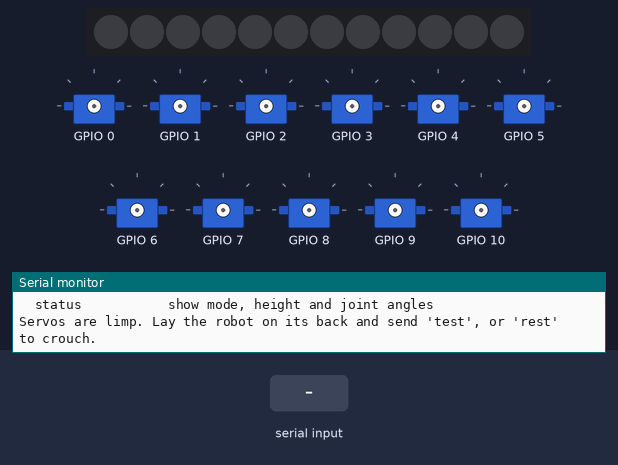
A sketch run on a simulated Seeed XIAO ESP32-S3. Parts: 12 RGB LEDs in strip order, left to right, 11 × servo, the last lines printed to the serial monitor. Wiring (inferred from the names in the program): PCA9685 PWM driver at I2C address 0x40. The test bench sets the inputs (shaded band). Servo pulses on a pin are drawn as a servo (544–2400 µs = 0–180°).

Above: at 1.5 s.
1.6 s: "stand 150\n" received over Serial
At 3.7 s:
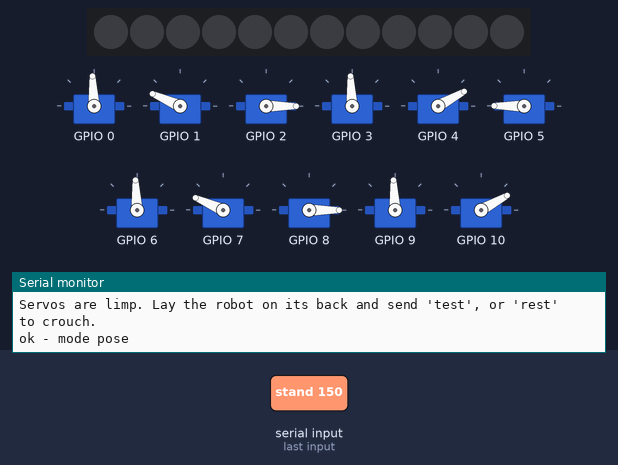
4.1 s: "test 1\n" received over Serial
At 5.01 s:
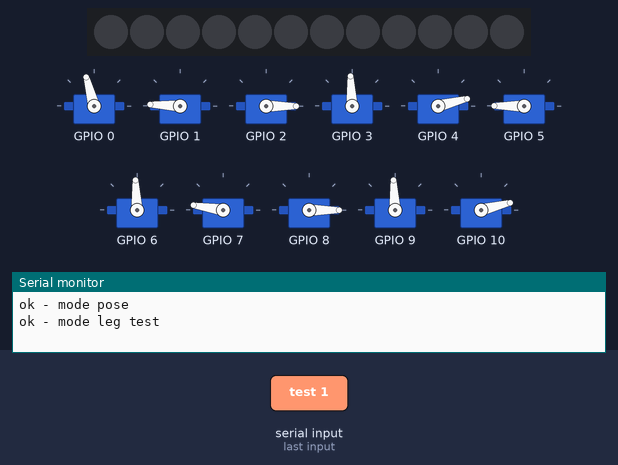
5.9 s: "sway\n" received over Serial
At 6.53 s:
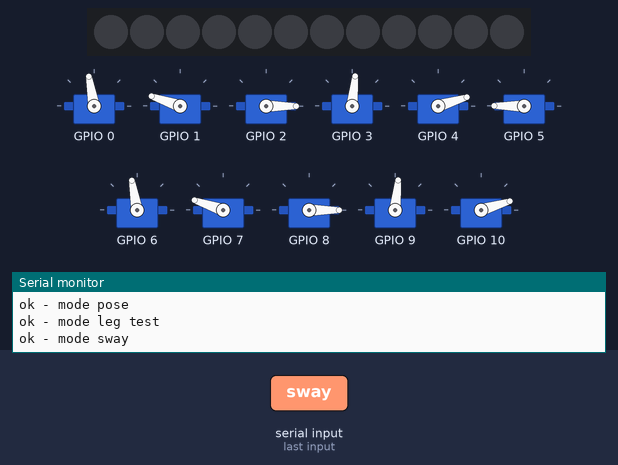
8.6 s: "step\n" received over Serial
10.3 s: "help 1\n" received over Serial
13.3 s: "relax 1\n" received over Serial
At 14.4 s:
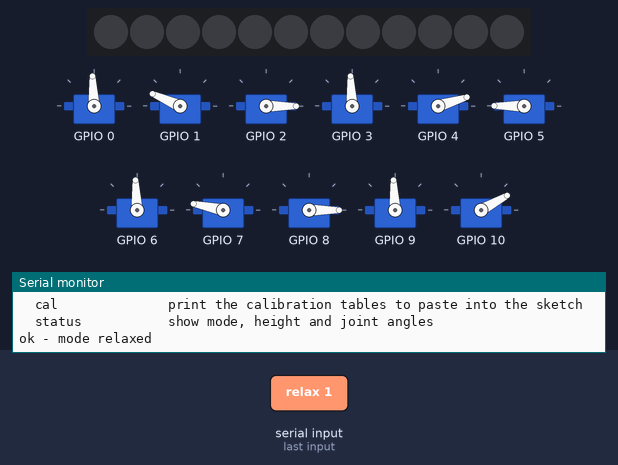
Timing chart, 0 to 15.8 s (numbered marks = the images above; inputs shaded):
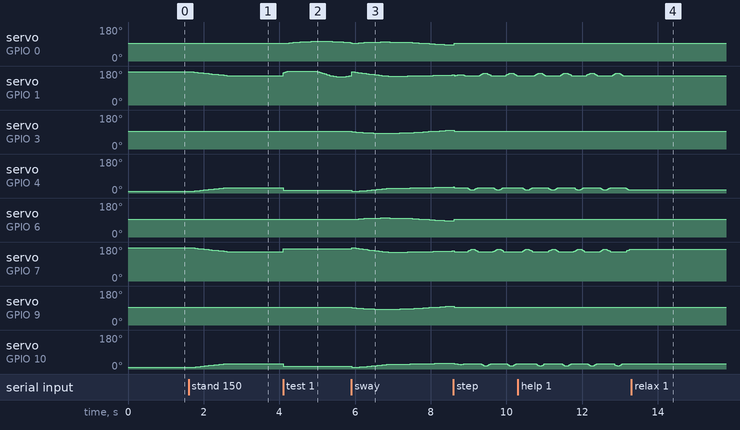

The sketch:

servo_controller.ino
```cpp
// AgriBot servo controller: drives the 12 MG996R servos of the printed quadruped
// through a PCA9685 16-channel PWM board, using the same leg inverse kinematics
// and diagonal trot as the MuJoCo simulation (simulation/gait.py).
//
// Board: any ESP32 (XIAO ESP32-S3 included) or Arduino with I2C. The PCA9685 is
// at address 0x40 on the default SDA/SCL pins. Servos are powered from their own
// 6 V supply into the PCA9685's V+ terminal - never from the microcontroller.
//
// Control is by text commands over USB serial at 115200 baud (newline ending).
// Type "help" for the list. On power-up the servos stay limp until you send a
// command, so the robot never jumps on boot.

#include <Wire.h>
#include <math.h>

// Types first: the Arduino builder puts function prototypes above the first function.
struct Angles { float abd, hip, knee; };
enum Mode { RELAX, POSE, TEST, SWAY, TROT, JOG };

// ---------------------------------------------------------------- geometry (m)
// Measured from the printed chassis - identical to simulation/model.py.
const float HIP_X = 0.070f, HIP_Y = 0.039f;   // abduction joints: 140 x 78 mm spacing
const float L0 = 0.060f;                      // shoulder (abduction) offset
const float L1 = 0.111f;                      // femur
const float L2 = 0.125f;                      // tibia

enum Leg { FL, FR, RL, RR };
const char *LEG_NAME[4] = {"FL", "FR", "RL", "RR"};
const int FORE[4] = {1, 1, -1, -1};           // +1 front legs, -1 rear legs
const int SIDE[4] = {1, -1, 1, -1};           // +1 left legs, -1 right legs
const float PHASE[4] = {0.0f, 0.5f, 0.5f, 0.0f};  // trot: FL+RR together, FR+RL together
const char *JOINT_NAME[3] = {"abd", "hip", "knee"};

// ---------------------------------------------------------------- wiring and calibration
// PCA9685 channel for each joint, [leg][abd, hip, knee]. Change to match your wiring.
uint8_t CH[4][3] = {{0, 1, 2}, {3, 4, 5}, {6, 7, 8}, {9, 10, 11}};

// Pulse in microseconds that puts each joint at the model's ZERO angle:
// abduction with the leg vertical, thigh and shank pointing straight down.
// Start at 1500 and set each one with the "jog" and "trim" commands, then paste
// the table printed by "cal" back here.
int NEUTRAL_US[4][3] = {{1500, 1500, 1500}, {1500, 1500, 1500},
                        {1500, 1500, 1500}, {1500, 1500, 1500}};

// +1 or -1: which way each servo turns for a positive model angle. Positive
// abduction swings the foot to the robot's left, positive hip swings it backward,
// and knees bend to negative angles. Mirrored legs usually need opposite signs.
// Check each joint with "jog" and fix with "flip".
int8_t DIR[4][3] = {{1, 1, 1}, {-1, -1, -1}, {1, 1, 1}, {-1, -1, -1}};

const float US_PER_DEG = 2000.0f / 180.0f;    // MG996R: ~500-2500 us over ~180 deg
const int PULSE_MIN_US = 500, PULSE_MAX_US = 2500;

// Joint limits in radians (same ranges as the simulation's joints).
const float LIM_LO[3] = {-0.6f, -1.7f, -2.75f};
const float LIM_HI[3] = {0.6f, 1.7f, 0.0f};

// ---------------------------------------------------------------- motion settings
const float CTRL_HZ = 50.0f;                  // servo update rate (one PWM period)
const float CTRL_DT = 1.0f / CTRL_HZ;
const float REST_HEIGHT = 0.100f;             // crouched body height (hip to foot), m
float standHeight = 0.180f;                   // standing height, m (as in the simulation)
float stepHeight = 0.030f;                    // foot lift in swing, m
float gaitFreq = 1.5f;                        // steps per second (simulation used 2.0)
float duty = 0.6f;                            // fraction of the cycle a foot is on the ground
// The knees-back legs put the centre of mass ~12 mm behind the body centre, so
// feet are placed around it (the simulation's key finding). Tune with "com".
float comX = -0.012f, comY = 0.0f;

// ---------------------------------------------------------------- PCA9685 driver
const uint8_t PCA_ADDR = 0x40;
const float PCA_OSC_HZ = 25000000.0f;         // internal oscillator; a few % off on some boards

void pcaWrite(uint8_t reg, uint8_t value) {
  Wire.beginTransmission(PCA_ADDR);
  Wire.write(reg);
  Wire.write(value);
  Wire.endTransmission();
}

bool pcaBegin() {
  Wire.beginTransmission(PCA_ADDR);
  if (Wire.endTransmission() != 0) return false;
  uint8_t prescale = (uint8_t)lroundf(PCA_OSC_HZ / (4096.0f * CTRL_HZ)) - 1;  // 121 for 50 Hz
  pcaWrite(0x00, 0x10);                       // MODE1: sleep (prescale can only change asleep)
  pcaWrite(0xFE, prescale);
  pcaWrite(0x00, 0x20);                       // wake, register auto-increment on
  delay(1);
  pcaWrite(0x00, 0xA0);                       // restart PWM, keep auto-increment
  pcaWrite(0x01, 0x04);                       // MODE2: totem-pole outputs
  return true;
}

// Sets one channel's pulse width; 0 switches the channel fully off (servo limp).
void pcaPulse(uint8_t ch, int us) {
  Wire.beginTransmission(PCA_ADDR);
  Wire.write(0x06 + 4 * ch);                  // LEDn_ON_L
  Wire.write(0);
  Wire.write(0);                              // pulse starts at tick 0
  if (us <= 0) {
    Wire.write(0);
    Wire.write(0x10);                         // full-OFF bit
  } else {
    uint16_t ticks = (uint16_t)((uint32_t)us * 4096UL * (uint32_t)CTRL_HZ / 1000000UL);
    Wire.write(ticks & 0xFF);
    Wire.write(ticks >> 8);
  }
  Wire.endTransmission();
}

// ---------------------------------------------------------------- kinematics
float wrapPi(float a) {
  while (a > PI) a -= 2 * PI;
  while (a < -PI) a += 2 * PI;
  return a;
}

// Joint angles that put the foot at (px, py, pz), relative to the leg's abduction
// joint in the body frame (x forward, y left, z up). Port of gait.leg_ik, which
// was checked against MuJoCo's forward kinematics to below 1e-7 m.
Angles legIK(float px, float py, float pz, int side) {
  Angles a;
  float h = sqrtf(fmaxf(py * py + pz * pz - L0 * L0, 1e-9f));  // leg length in the y-z plane
  a.abd = wrapPi(atan2f(pz, py) - atan2f(-h, side * L0));
  float c = (px * px + h * h - L1 * L1 - L2 * L2) / (2 * L1 * L2);
  c = fminf(1.0f, fmaxf(-1.0f, c));
  a.knee = -acosf(c);                                          // knee behind the foot
  a.hip = atan2f(-px, h) - atan2f(L2 * sinf(a.knee), L1 + L2 * cosf(a.knee));
  return a;
}

// ---------------------------------------------------------------- servo output
float jointNow[4][3];                         // last commanded model angles (rad)
bool driving = false;                         // false = all servos limp

int pulseFor(int leg, int j, float rad) {
  rad = fminf(LIM_HI[j], fmaxf(LIM_LO[j], rad));
  int us = NEUTRAL_US[leg][j] + (int)lroundf(DIR[leg][j] * rad * (180.0f / PI) * US_PER_DEG);
  return constrain(us, PULSE_MIN_US, PULSE_MAX_US);
}

void writeJoint(int leg, int j, float rad) {
  jointNow[leg][j] = rad;
  if (driving) pcaPulse(CH[leg][j], pulseFor(leg, j, rad));
}

void writeLeg(int leg, const Angles &a) {
  writeJoint(leg, 0, a.abd);
  writeJoint(leg, 1, a.hip);
  writeJoint(leg, 2, a.knee);
}

void relaxAll() {
  driving = false;
  for (int leg = 0; leg < 4; leg++)
    for (int j = 0; j < 3; j++) pcaPulse(CH[leg][j], 0);
}

// ---------------------------------------------------------------- behaviours
Mode mode = RELAX;
float height = REST_HEIGHT, heightTarget = REST_HEIGHT;
float vCmd = 0.0f, wCmd = 0.0f;               // forward speed (m/s) and yaw rate (rad/s)
float phase = 0.0f, amp = 0.0f, modeTime = 0.0f;
int jogLeg = 0, jogJoint = 0;
float jogAngle = 0.0f;

const char *MODE_NAME[] = {"relaxed", "pose", "leg test", "sway", "trot", "jog"};

void setMode(Mode m) {
  mode = m;
  modeTime = 0.0f;
  if (m != RELAX) driving = true;
}

// Foot targets for the trot - port of gait.Trot.foot_targets (no IMU levelling).
void trotTargets(float out[4][3]) {
  amp += ((mode == TROT) ? 1.0f : -1.0f) * CTRL_DT / 0.4f;     // ramp stepping in and out
  amp = fminf(1.0f, fmaxf(0.0f, amp));
  phase = fmodf(phase + gaitFreq * CTRL_DT, 1.0f);
  float tStance = duty / gaitFreq;
  for (int leg = 0; leg < 4; leg++) {
    float fx = FORE[leg] * HIP_X, fy = SIDE[leg] * (HIP_Y + L0);  // foot's nominal spot
    float vx = vCmd - wCmd * fy, vy = wCmd * fx;                 // ground velocity at that foot
    float sx = vx * tStance * amp, sy = vy * tStance * amp;
    float p = fmodf(phase + PHASE[leg], 1.0f);
    float dx, dy, dz;
    if (p < duty) {                                              // stance: foot slides back
      float u = p / duty;
      dx = sx * (0.5f - u);
      dy = sy * (0.5f - u);
      dz = 0.0f;
    } else {                                                     // swing: lift and reach forward
      float u = (p - duty) / (1.0f - duty);
      float k = (1.0f - cosf(PI * u)) / 2.0f;
      dx = sx * (k - 0.5f);
      dy = sy * (k - 0.5f);
      dz = stepHeight * amp * sinf(PI * u);
    }
    out[leg][0] = dx + comX;
    out[leg][1] = SIDE[leg] * L0 + dy + comY;
    out[leg][2] = -height + dz;
  }
}

// One control tick: work out every joint angle for the current mode and send it.
void controlTick() {
  modeTime += CTRL_DT;
  // body height moves smoothly towards its target at 5 cm/s
  float dh = heightTarget - height, step = 0.05f * CTRL_DT;
  height += fminf(step, fmaxf(-step, dh));

  if (mode == RELAX) return;
  if (mode == JOG) {
    writeJoint(jogLeg, jogJoint, jogAngle);
    return;
  }
  if (mode == TEST) {
    // Robot on its back: each leg in turn sweeps hip, knee and abduction around
    // the crouched pose, 4 s per leg. Confirms wiring and joint directions.
    int active = ((int)(modeTime / 4.0f)) % 4;
    float s = sinf(2 * PI * modeTime / 2.0f);
    for (int leg = 0; leg < 4; leg++) {
      Angles a = legIK(0.0f, SIDE[leg] * L0, -REST_HEIGHT, SIDE[leg]);
      if (leg == active) {
        a.hip += 0.35f * s;
        a.knee += 0.35f * s;
        a.abd += 0.20f * sinf(2 * PI * modeTime / 4.0f);
      }
      writeLeg(leg, a);
    }
    return;
  }

  float targets[4][3];
  float savedComY = comY;
  if (mode == SWAY) comY = 0.020f * sinf(2 * PI * 0.25f * modeTime);  // shift weight left-right
  trotTargets(targets);
  comY = savedComY;
  for (int leg = 0; leg < 4; leg++)
    writeLeg(leg, legIK(targets[leg][0], targets[leg][1], targets[leg][2], SIDE[leg]));
}

// ---------------------------------------------------------------- serial commands
void printHelp() {
  Serial.println(F(
    "\nAgriBot servo controller - commands:\n"
    "  relax            servos off (limp)\n"
    "  rest             crouch at 100 mm\n"
    "  stand [mm]       stand up (default 180 mm, as in the simulation)\n"
    "  test             robot ON ITS BACK: sweep each leg in turn\n"
    "  sway             stand and shift weight from side to side\n"
    "  step             trot in place\n"
    "  walk [mm/s]      trot forward (default 40, max 180)\n"
    "  turn [deg/s]     trot while turning on the spot (default 15)\n"
    "  stop             stop stepping, keep standing\n"
    "  freq <Hz>        gait frequency (default 1.5)\n"
    "  lift <mm>        step height (default 30)\n"
    "  com <mm>         centre-of-mass shift along x (default -12)\n"
    "  jog <ch> <deg>   move one joint to a model angle (ch 0-11 = FL abd,hip,knee, FR..., RL..., RR...)\n"
    "  trim <ch> <us>   set the neutral pulse of a joint\n"
    "  flip <ch>        reverse a joint's direction\n"
    "  cal              print the calibration tables to paste into the sketch\n"
    "  status           show mode, height and joint angles\n"));
}

void printCalibration() {
  Serial.println(F("\n// paste over the tables at the top of servo_controller.ino"));
  Serial.print(F("int NEUTRAL_US[4][3] = {"));
  for (int leg = 0; leg < 4; leg++)
    Serial.printf("{%d, %d, %d}%s", NEUTRAL_US[leg][0], NEUTRAL_US[leg][1], NEUTRAL_US[leg][2], leg < 3 ? ", " : "};\n");
  Serial.print(F("int8_t DIR[4][3] = {"));
  for (int leg = 0; leg < 4; leg++)
    Serial.printf("{%d, %d, %d}%s", DIR[leg][0], DIR[leg][1], DIR[leg][2], leg < 3 ? ", " : "};\n");
}

void printStatus() {
  Serial.printf("mode %s, height %.0f mm (target %.0f), freq %.2f Hz, com x %.0f mm\n",
                MODE_NAME[mode], height * 1000, heightTarget * 1000, gaitFreq, comX * 1000);
  for (int leg = 0; leg < 4; leg++)
    Serial.printf("  %s  abd %6.1f  hip %6.1f  knee %6.1f deg\n", LEG_NAME[leg],
                  jointNow[leg][0] * 180 / PI, jointNow[leg][1] * 180 / PI, jointNow[leg][2] * 180 / PI);
}

bool channelToJoint(int ch, int &leg, int &j) {
  if (ch < 0 || ch > 11) { Serial.println(F("joint index must be 0-11")); return false; }
  leg = ch / 3;
  j = ch % 3;
  return true;
}

void handleCommand(String line) {
  line.trim();
  if (!line.length()) return;
  int sp = line.indexOf(' ');
  String cmd = sp < 0 ? line : line.substring(0, sp);
  String rest = sp < 0 ? "" : line.substring(sp + 1);
  rest.trim();
  float a1 = rest.toFloat();
  int sp2 = rest.indexOf(' ');
  float a2 = sp2 < 0 ? 0.0f : rest.substring(sp2 + 1).toFloat();
  bool hasArg = rest.length() > 0;

  if (cmd == "help") printHelp();
  else if (cmd == "relax") { mode = RELAX; relaxAll(); }
  else if (cmd == "rest") { heightTarget = REST_HEIGHT; vCmd = wCmd = 0; setMode(POSE); }
  else if (cmd == "stand") {
    if (hasArg) standHeight = constrain(a1, 90.0f, 225.0f) / 1000.0f;
    heightTarget = standHeight; vCmd = wCmd = 0; setMode(POSE);
  }
  else if (cmd == "test") { heightTarget = height = REST_HEIGHT; setMode(TEST); }
  else if (cmd == "sway") { heightTarget = standHeight; vCmd = wCmd = 0; setMode(SWAY); }
  else if (cmd == "step") { heightTarget = standHeight; vCmd = wCmd = 0; setMode(TROT); }
  else if (cmd == "walk") {
    vCmd = constrain(hasArg ? a1 : 40.0f, -180.0f, 180.0f) / 1000.0f;
    wCmd = 0; heightTarget = standHeight; setMode(TROT);
  }
  else if (cmd == "turn") {
    wCmd = constrain(hasArg ? a1 : 15.0f, -30.0f, 30.0f) * PI / 180.0f;
    vCmd = 0; heightTarget = standHeight; setMode(TROT);
  }
  else if (cmd == "stop") { vCmd = wCmd = 0; mode = POSE; }
  else if (cmd == "freq" && hasArg) gaitFreq = constrain(a1, 0.5f, 3.0f);
  else if (cmd == "lift" && hasArg) stepHeight = constrain(a1, 0.0f, 50.0f) / 1000.0f;
  else if (cmd == "com" && hasArg) comX = constrain(a1, -40.0f, 40.0f) / 1000.0f;
  else if (cmd == "jog" && hasArg) {
    if (channelToJoint((int)a1, jogLeg, jogJoint)) {
      jogAngle = a2 * PI / 180.0f;
      setMode(JOG);
      Serial.printf("%s %s -> %.1f deg = %d us\n", LEG_NAME[jogLeg], JOINT_NAME[jogJoint], a2,
                    pulseFor(jogLeg, jogJoint, jogAngle));
    }
  }
  else if (cmd == "trim" && sp2 > 0) {
    int leg, j;
    if (channelToJoint((int)a1, leg, j)) {
      NEUTRAL_US[leg][j] = constrain((int)a2, PULSE_MIN_US, PULSE_MAX_US);
      Serial.printf("%s %s neutral = %d us\n", LEG_NAME[leg], JOINT_NAME[j], NEUTRAL_US[leg][j]);
    }
  }
  else if (cmd == "flip" && hasArg) {
    int leg, j;
    if (channelToJoint((int)a1, leg, j)) {
      DIR[leg][j] = -DIR[leg][j];
      Serial.printf("%s %s direction = %d\n", LEG_NAME[leg], JOINT_NAME[j], DIR[leg][j]);
    }
  }
  else if (cmd == "cal") printCalibration();
  else if (cmd == "status") printStatus();
  else { Serial.print(F("unknown command: ")); Serial.println(line); Serial.println(F("type help")); return; }
  if (cmd != "help" && cmd != "cal" && cmd != "status") Serial.printf("ok - mode %s\n", MODE_NAME[mode]);
}

// ---------------------------------------------------------------- setup / loop
void setup() {
  Serial.begin(115200);
  delay(300);
  Wire.begin();
  Wire.setClock(400000);
  if (!pcaBegin()) Serial.println(F("PCA9685 not found at 0x40 - check SDA/SCL, VCC and GND"));
  relaxAll();
  for (int leg = 0; leg < 4; leg++) {
    Angles a = legIK(0.0f, SIDE[leg] * L0, -REST_HEIGHT, SIDE[leg]);
    jointNow[leg][0] = a.abd; jointNow[leg][1] = a.hip; jointNow[leg][2] = a.knee;
  }
  printHelp();
  Serial.println(F("Servos are limp. Lay the robot on its back and send 'test', or 'rest' to crouch."));
}

void loop() {
  static uint32_t lastTick = 0;
  static String line;
  while (Serial.available()) {
    char c = Serial.read();
    if (c == '\n' || c == '\r') { handleCommand(line); line = ""; }
    else if (line.length() < 64) line += c;
  }
  uint32_t now = micros();
  if (now - lastTick >= (uint32_t)(CTRL_DT * 1e6f)) {
    lastTick = now;
    controlTick();
  }
}
```

Measured:
- after the input at 1.6 s, servo on GPIO 1: moves from 177° to 156° over 0.95 s, starting after 0.06 s; servo on GPIO 4, servo on GPIO 10: moves from 8° to 29° over 0.97 s, starting after 0.06 s; servo on GPIO 7: moves from 177° to 156° over 0.94 s, starting after 0.06 s
- after the input at 4.1 s, servo on GPIO 0: rises from 93° to 105° in 0.84 s, then falls to 97° in 0.86 s; servo on GPIO 4, servo on GPIO 10: 29° → 14° at once; servo on GPIO 7: 156° → 171° at once
- after the input at 5.9 s, servo on GPIO 6: rises from 93° to 101° in 0.68 s, then falls to 85° in 1.9 s
- after the input at 13.3 s, servo on GPIO 1: stops changing and stays 156°; servo on GPIO 4: goes on until 13.3 s, then stays 17°; servo on GPIO 7: goes on until 13.3 s, then stays 168°; servo on GPIO 10: stops changing and stays 29°
